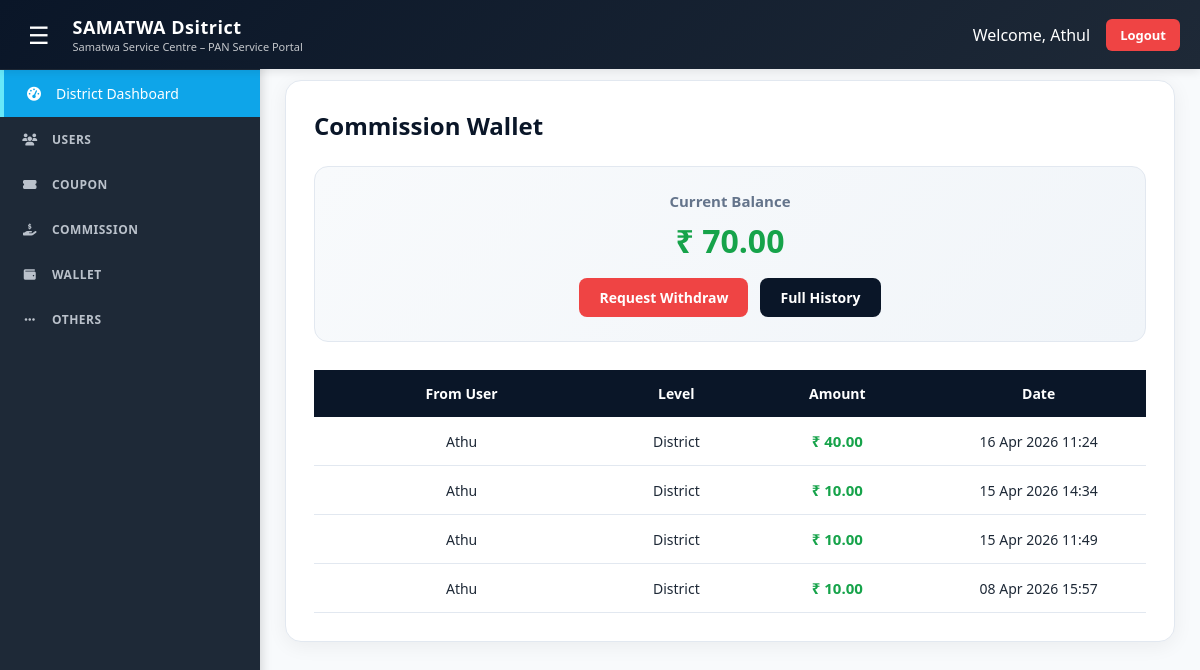
The app's page /commission/wallet/ (signed in) with its own data.
### panservice/models.py (models this page shows, shortened)
class User(AbstractUser):
    role = models.CharField(max_length=20, choices=ROLE_CHOICES, default='retailer')
    email = models.EmailField(unique=True)
    mobile = models.CharField(max_length=15, blank=True, null=True)
    status = models.CharField(max_length=20, default='active')
    is_email_verified = models.BooleanField(default=False)
    must_change_password = models.BooleanField(default=False)
    created_by = models.ForeignKey(
        'self',
        null=True,
        blank=True,
        on_delete=models.SET_NULL,
        related_name='created_users'
    )

class CommissionWallet(models.Model):
    user = models.OneToOneField(User, on_delete=models.CASCADE, related_name='commission_wallet')
    balance = models.DecimalField(max_digits=10, decimal_places=2, default=0)

class CommissionTransaction(models.Model):
    TXN_CHOICES = (
        ('credit', 'Credit'),
        ('debit', 'Debit'),
    )
    user = models.ForeignKey(User, on_delete=models.CASCADE, related_name='commissions_received')
    from_user = models.ForeignKey(
        User,
        on_delete=models.SET_NULL,
        null=True,
        blank=True,
        related_name='commission_generated'
    )
    coupon_request = models.ForeignKey(
        'CouponPurchase',
        on_delete=models.SET_NULL,
        null=True,
        blank=True
    )
    amount = models.DecimalField(max_digits=10, decimal_places=2)
    level = models.CharField(max_length=20)  # 'Admin', 'State', 'District'
    txn_type = models.CharField(max_length=10, choices=TXN_CHOICES, default="credit")
    created_at = models.DateTimeField(auto_now_add=True)

### panservice/views.py (the view)
# urls.py: path('commission/wallet/', views.my_commission_wallet, name='my_commission_wallet'),
@login_required
def my_commission_wallet(request):
    wallet = request.user.commission_wallet
    transactions = CommissionTransaction.objects.filter(
        user=request.user
    ).order_by('-created_at')[:5]
    return render(request, 'commission_wallet.html', {
        "wallet": wallet,
        "transactions": transactions
    })

### panservice/templates/commission_wallet.html (shortened to what this page needs)
{% load static %}
<!DOCTYPE html>
<html lang="en">
<head>
    <link rel="stylesheet" href="https://cdnjs.cloudflare.com/ajax/libs/font-awesome/6.5.0/css/all.min.css">
</head>
<body>
    {% if request.user.role == 'admin' %}
        {% include 'partials/admin_topbar.html' %}
    {% elif request.user.role == 'state' %}
        {% include 'partials/state_topbar.html' %}
    {% elif request.user.role == 'district' %}
        {% include 'partials/district_topbar.html' %}
    {% else %}
        {% include 'partials/retailer_topbar.html' %}
    {% endif %}
    <div class="main-content">
        <div class="table-card">
            <h2>Commission Wallet</h2>
            <div class="wallet-box">
                <p style="font-size:15px; color:#64748b; margin-bottom:6px;">
                    <strong>Current Balance</strong>
                </p>
                <p class="wallet-balance">
                    ₹ {{ wallet.balance|default:"0" }}
                </p>
                <div class="btn-group">
                    <a href="{% url 'request_commission_withdraw' %}" class="btn btn-withdraw">
                        Request Withdraw
                    </a>
                    <a href="{% url 'commission_history' %}" class="btn btn-history">
                        Full History
                    </a>
                </div>
            </div>
            <div class="table-wrapper">
                <table>
                    <tr>
                        <th>From User</th>
                        <th>Level</th>
                        <th>Amount</th>
                        <th>Date</th>
                    </tr>
                    {% for t in transactions %}
                    <tr>
                        <td>
                            {% if t.from_user %}
                                {{ t.from_user.username }}
                            {% else %}
                                System
                            {% endif %}
                        </td>
                        <td>{{ t.level }}</td>
                        <td class="amount">₹ {{ t.amount }}</td>
                        <td>
                            {{ t.created_at|date:"d M Y H:i" }}
                        </td>
                    </tr>
                    {% empty %}
                    <tr>
                        <td colspan="4" style="padding: 50px; text-align:center; color:#64748b;">
                            No commission transactions yet
                        </td>
                    </tr>
                    {% endfor %}
                </table>
            </div>
        </div>
    </div>
</body>
</html>

### panservice/templates/partials/district_topbar.html (shortened to what this page needs)
{% load static %}
<!DOCTYPE html>
<html lang="en">
<head>
    <link rel="stylesheet" href="https://cdnjs.cloudflare.com/ajax/libs/font-awesome/6.5.0/css/all.min.css">
</head>
<body>
    <div class="top-header">
        <div style="display: flex; align-items: center; gap: 15px;">
            <span class="menu-toggle" id="menuToggle">☰</span>
            <div>
                <h4>SAMATWA Dsitrict</h4>
                <small>Samatwa Service Centre – PAN Service Portal</small>
            </div>
        </div>
        <div class="top-right">
            <span>Welcome, {{ request.user.username }}</span>
            <a href="{% url 'logout' %}" class="logout-btn">Logout</a>
        </div>
    </div>
    <nav class="sidebar" id="sidebar">
        <ul>
            <li class="dropdown">
                <a href="{% url 'district_dashboard' %}" class="active">
                    <i class="fas fa-tachometer-alt"></i>
                    <span> District Dashboard</span>
                </a>
            </li>
            <li class="dropdown">
                <a href="#" class="dropdown-header">
                    <i class="fas fa-users"></i>
                    <span>USERS</span>
                </a>
            </li>
            <li class="dropdown">
                <a href="#" class="dropdown-header">
                    <i class="fas fa-ticket-alt"></i>
                    <span>COUPON</span>
                </a>
            </li>
            <li class="dropdown">
                <a href="#" class="dropdown-header">
                    <i class="fas fa-hand-holding-dollar"></i>
                    <span>COMMISSION</span>
                </a>
            </li>
            <li class="dropdown">
                <a href="#" class="dropdown-header">
                    <i class="fas fa-wallet"></i>
                    <span>WALLET</span>
                </a>
            </li>
            <li class="dropdown">
                <a href="#" class="dropdown-header">
                    <i class="fas fa-ellipsis-h"></i>
                    <span>OTHERS</span>
                </a>
            </li>
        </ul>
    </nav>
</body>
</html>

### panservice/templates/commission_wallet.html (style rules this page uses)
:root { --navy: #0a1628; --gold: #d4a843; --bg: #f0f7ff; --card-bg: #ffffff; --border: #e2e8f0; --text: #1a2a3a; --green: #16a34a; }
* { box-sizing: border-box; margin: 0; padding: 0; }
body { font-family: 'Sora', sans-serif; background: var(--bg); color: var(--text); min-height: 100vh; }
.main-content { padding: 80px 24px 40px; }
.table-card { background: var(--card-bg); padding: 28px; border-radius: 16px; border: 1.5px solid var(--border); box-shadow: 0 4px 20px rgba(0,0,0,0.06); width: 100%; max-width: 1100px; margin: 0 auto; }
h2 { font-size: 24px; font-weight: 700; color: var(--navy); margin-bottom: 24px; }
.wallet-box { background: linear-gradient(135deg, #f8fafc, #f1f5f9); padding: 24px; border-radius: 14px; border: 1.5px solid var(--border); margin-bottom: 28px; text-align: center; }
.wallet-balance { font-size: 32px; font-weight: 700; color: var(--green); margin: 8px 0 16px 0; }
.btn-group { display: flex; gap: 12px; justify-content: center; flex-wrap: wrap; }
.btn { padding: 10px 20px; border-radius: 8px; font-weight: 600; text-decoration: none; font-size: 14px; transition: all 0.3s; }
.btn-withdraw { background: #ef4444; color: white; }
.btn-history { background: var(--navy); color: white; }
.table-wrapper { width: 100%; overflow-x: auto; }
table { width: 100%; border-collapse: collapse; font-size: 14px; table-layout: fixed; background: white; }
th { background: var(--navy); color: white; padding: 14px 12px; font-weight: 600; text-align: center; }
td { padding: 14px 12px; text-align: center; border-bottom: 1px solid var(--border); }
th:nth-child(1), td:nth-child(1) { width: 220px; }
th:nth-child(2), td:nth-child(2) { width: 100px; }
th:nth-child(3), td:nth-child(3) { width: 140px; }
th:nth-child(4), td:nth-child(4) { width: 160px; }
.amount { color: var(--green); font-weight: 600; font-size: 15px; }

### panservice/templates/partials/district_topbar.html (style rules this page uses)
:root { --primary: #0ea5e9; --dark: #0f172a; --sidebar-bg: #1e2937; }
* { margin: 0; padding: 0; box-sizing: border-box; }
body { font-family: 'Segoe UI', Arial, sans-serif; background: #f8fafc; color: #1e2937; }
.top-header { background: linear-gradient(135deg, #0a1628, #1e2937); color: white; padding: 14px 20px; display: flex; justify-content: space-between; align-items: center; position: fixed; top: 0; left: 0; right: 0; z-index: 1000; box-shadow: 0 2px 10px rgba(0,0,0,0.1); }
.top-header h4 { margin: 0; font-size: 18px; font-weight: 700; letter-spacing: 0.5px; }
.top-header small { font-size: 11px; opacity: 0.75; display: block; }
.top-right { display: flex; align-items: center; gap: 16px; }
.menu-toggle { font-size: 24px; cursor: pointer; padding: 4px 8px; border-radius: 6px; transition: 0.3s; }
.logout-btn { background: #ef4444; color: white; padding: 7px 14px; border-radius: 6px; font-size: 13px; text-decoration: none; font-weight: 600; transition: 0.3s; }
.sidebar { position: fixed; top: 60px; left: 0; width: 260px; height: calc(100vh - 60px); background: var(--sidebar-bg); color: #e2e8f0; overflow-y: auto; transition: all 0.3s ease; z-index: 900; box-shadow: 2px 0 10px rgba(0,0,0,0.15); }
.sidebar ul { list-style: none; padding: 10px 0; }
.sidebar li { position: relative; }
.sidebar a, .sidebar .dropdown-header { display: flex; align-items: center; gap: 12px; padding: 14px 20px; color: #e2e8f0; text-decoration: none; font-size: 14px; font-weight: 500; transition: all 0.3s; }
.sidebar .dropdown-header { cursor: pointer; font-weight: 600; text-transform: uppercase; font-size: 12px; letter-spacing: 0.5px; opacity: 0.8; }
.sidebar i { width: 20px; text-align: center; }
.sidebar a.active { background: var(--primary); color: white; border-left: 4px solid #67e8f9; }
.main-content { margin-left: 260px; padding: 80px 25px 25px; transition: margin-left 0.3s ease; }

### records on screen
User: user.username "Athul"
CommissionWallet: balance "70.00"
CommissionTransaction: from_user.username "Athu", level "District", amount "40.00", created_at "16 Apr 2026 11:24"
CommissionTransaction: from_user.username "Athu", level "District", amount "10.00", created_at "15 Apr 2026 14:34"
CommissionTransaction: from_user.username "Athu", level "District", amount "10.00", created_at "15 Apr 2026 11:49"
CommissionTransaction: from_user.username "Athu", level "District", amount "10.00", created_at "08 Apr 2026 15:57"
